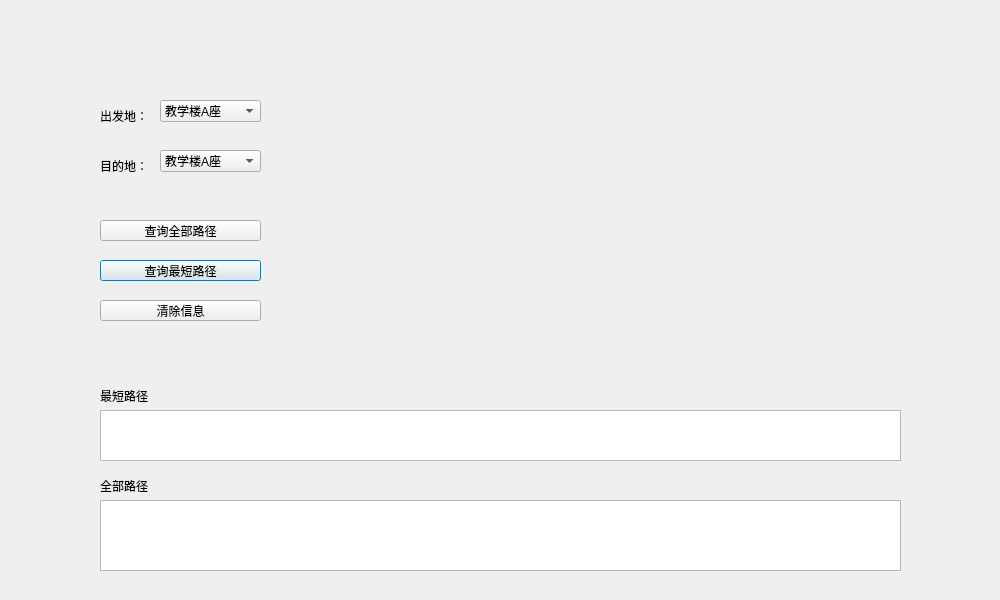
<?xml version="1.0" encoding="UTF-8"?>
<ui version="4.0">
 <class>Path</class>
 <widget class="QDialog" name="Path">
  <property name="geometry">
   <rect>
    <x>0</x>
    <y>0</y>
    <width>1000</width>
    <height>600</height>
   </rect>
  </property>
  <property name="windowTitle">
   <string>Dialog</string>
  </property>
  <property name="styleSheet">
   <string notr="true">
QPushButton{
background-color:#cfe3ef;
border-radius:1px;
color:#355386;
}
QPushButton:hover{
background-color:rgb(165, 188, 239);
};

background:rgb(255, 255, 255);</string>
  </property>
  <widget class="QComboBox" name="DepartureCombo">
   <property name="geometry">
    <rect>
     <x>160</x>
     <y>100</y>
     <width>101</width>
     <height>22</height>
    </rect>
   </property>
   <item>
    <property name="text">
     <string>教学楼A座</string>
    </property>
   </item>
   <item>
    <property name="text">
     <string>教学楼B座</string>
    </property>
   </item>
   <item>
    <property name="text">
     <string>教学楼C座</string>
    </property>
   </item>
   <item>
    <property name="text">
     <string>教学楼D座</string>
    </property>
   </item>
   <item>
    <property name="text">
     <string>天鹅湖</string>
    </property>
   </item>
   <item>
    <property name="text">
     <string>情人坡</string>
    </property>
   </item>
   <item>
    <property name="text">
     <string>外语楼</string>
    </property>
   </item>
   <item>
    <property name="text">
     <string>信息楼</string>
    </property>
   </item>
   <item>
    <property name="text">
     <string>图书馆</string>
    </property>
   </item>
   <item>
    <property name="text">
     <string>中南讲堂</string>
    </property>
   </item>
   <item>
    <property name="text">
     <string>体育场</string>
    </property>
   </item>
   <item>
    <property name="text">
     <string>综合实验楼</string>
    </property>
   </item>
   <item>
    <property name="text">
     <string>篮球场</string>
    </property>
   </item>
   <item>
    <property name="text">
     <string>毓秀楼</string>
    </property>
   </item>
  </widget>
  <widget class="QPushButton" name="ShortestButton">
   <property name="geometry">
    <rect>
     <x>100</x>
     <y>260</y>
     <width>161</width>
     <height>21</height>
    </rect>
   </property>
   <property name="text">
    <string>查询最短路径</string>
   </property>
  </widget>
  <widget class="QComboBox" name="DestinationCombo">
   <property name="geometry">
    <rect>
     <x>160</x>
     <y>150</y>
     <width>101</width>
     <height>22</height>
    </rect>
   </property>
   <item>
    <property name="text">
     <string>教学楼A座</string>
    </property>
   </item>
   <item>
    <property name="text">
     <string>教学楼B座</string>
    </property>
   </item>
   <item>
    <property name="text">
     <string>教学楼C座</string>
    </property>
   </item>
   <item>
    <property name="text">
     <string>教学楼D座</string>
    </property>
   </item>
   <item>
    <property name="text">
     <string>天鹅湖</string>
    </property>
   </item>
   <item>
    <property name="text">
     <string>情人坡</string>
    </property>
   </item>
   <item>
    <property name="text">
     <string>外语楼</string>
    </property>
   </item>
   <item>
    <property name="text">
     <string>信息楼</string>
    </property>
   </item>
   <item>
    <property name="text">
     <string>图书馆</string>
    </property>
   </item>
   <item>
    <property name="text">
     <string>中南讲堂</string>
    </property>
   </item>
   <item>
    <property name="text">
     <string>体育场</string>
    </property>
   </item>
   <item>
    <property name="text">
     <string>综合实验楼</string>
    </property>
   </item>
   <item>
    <property name="text">
     <string>篮球场</string>
    </property>
   </item>
   <item>
    <property name="text">
     <string>毓秀楼</string>
    </property>
   </item>
  </widget>
  <widget class="QLabel" name="LabelDes">
   <property name="geometry">
    <rect>
     <x>100</x>
     <y>160</y>
     <width>54</width>
     <height>12</height>
    </rect>
   </property>
   <property name="text">
    <string>目的地：</string>
   </property>
  </widget>
  <widget class="QPushButton" name="ClearButton">
   <property name="geometry">
    <rect>
     <x>100</x>
     <y>300</y>
     <width>161</width>
     <height>21</height>
    </rect>
   </property>
   <property name="text">
    <string>清除信息</string>
   </property>
  </widget>
  <widget class="QLabel" name="LabelDepart">
   <property name="geometry">
    <rect>
     <x>100</x>
     <y>110</y>
     <width>54</width>
     <height>12</height>
    </rect>
   </property>
   <property name="text">
    <string>出发地：</string>
   </property>
  </widget>
  <widget class="QPushButton" name="AllButton">
   <property name="geometry">
    <rect>
     <x>100</x>
     <y>220</y>
     <width>161</width>
     <height>21</height>
    </rect>
   </property>
   <property name="text">
    <string>查询全部路径</string>
   </property>
  </widget>
  <widget class="QLabel" name="MapLabel">
   <property name="geometry">
    <rect>
     <x>330</x>
     <y>40</y>
     <width>571</width>
     <height>331</height>
    </rect>
   </property>
   <property name="styleSheet">
    <string notr="true">background-image:url(:/pic/images/MapWithNode.png)</string>
   </property>
   <property name="text">
    <string/>
   </property>
   <property name="scaledContents">
    <bool>true</bool>
   </property>
  </widget>
  <widget class="QTextBrowser" name="showShortest">
   <property name="geometry">
    <rect>
     <x>100</x>
     <y>410</y>
     <width>801</width>
     <height>51</height>
    </rect>
   </property>
  </widget>
  <widget class="QListWidget" name="AllPath">
   <property name="geometry">
    <rect>
     <x>100</x>
     <y>500</y>
     <width>801</width>
     <height>71</height>
    </rect>
   </property>
  </widget>
  <widget class="QLabel" name="LabelShortest">
   <property name="geometry">
    <rect>
     <x>100</x>
     <y>390</y>
     <width>54</width>
     <height>12</height>
    </rect>
   </property>
   <property name="text">
    <string>最短路径</string>
   </property>
  </widget>
  <widget class="QLabel" name="LabelAll">
   <property name="geometry">
    <rect>
     <x>100</x>
     <y>480</y>
     <width>54</width>
     <height>12</height>
    </rect>
   </property>
   <property name="text">
    <string>全部路径</string>
   </property>
  </widget>
 </widget>
 <resources/>
 <connections/>
</ui>
